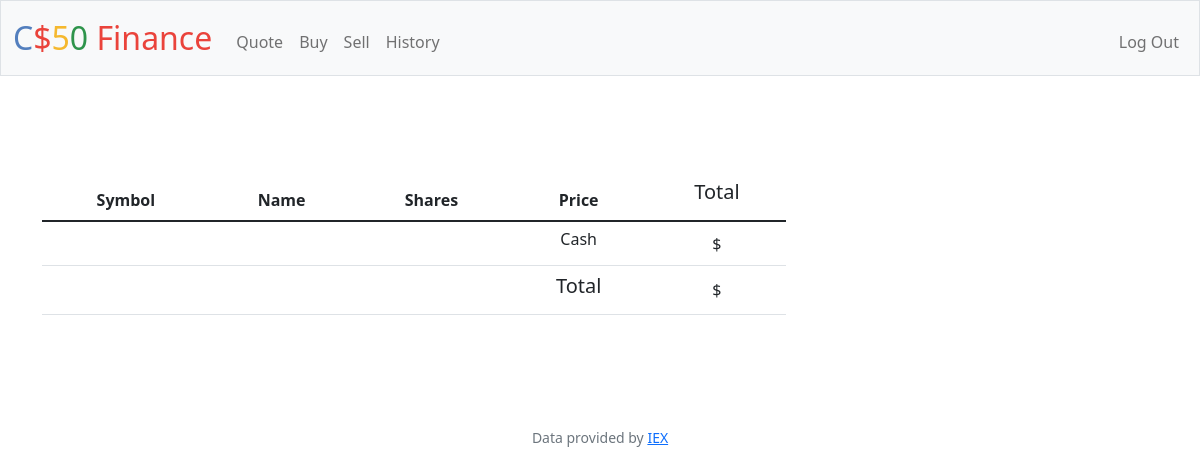
The page / (signed in) on the database as committed earlier.
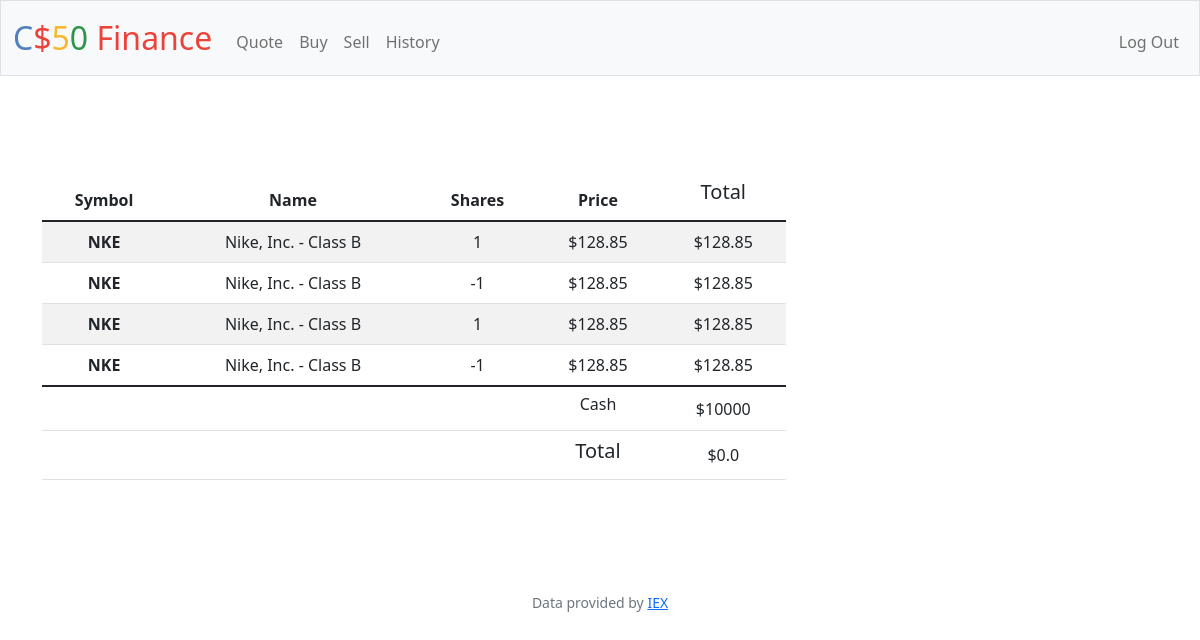
The same page on the database as committed later.
### tables this page shows
CREATE TABLE transactions (
    id INTEGER PRIMARY KEY AUTOINCREMENT NOT NULL,
    user_id integer,
    symbol text,
    symbol_name text,
    shares integer,
    price real,
    total real,
    data TIMESTAMP DEFAULT CURRENT_TIMESTAMP,
    FOREIGN KEY(user_id) REFERENCES users(id));

CREATE TABLE users (id INTEGER PRIMARY KEY AUTOINCREMENT NOT NULL, username TEXT NOT NULL, hash TEXT NOT NULL, cash NUMERIC NOT NULL DEFAULT 10000.00);

### app.py (the view)
@app.route("/")
@login_required
def index():
    trans = get_transactions_by_session_id('')
    total = 0
    for x in trans:
        total += x["price"] * x["shares"]
    user_row = get_user_by_session()
    if len(trans) > 0:
        return render_template("index.html", transactions=trans,
            cash=round(user_row[0]["cash"], 2), total=round(total, 2))
    return render_template("index.html")

### app.py (called while the page is built)
@app.after_request
def after_request(response):
    response.headers["Cache-Control"] = "no-cache, no-store, must-revalidate"
    response.headers["Expires"] = 0
    response.headers["Pragma"] = "no-cache"
    return response

def get_transactions_by_session_id(symbol):
    if not symbol:
        return db.execute("SELECT * FROM transactions t WHERE t.user_id = (?)", session["user_id"])
    else:
        return db.execute("SELECT * FROM transactions t WHERE t.user_id = (?) AND symbol = (?)", session["user_id"], symbol)

def get_user_by_session():
    return db.execute("SELECT * FROM users WHERE id = ?", session["user_id"])

### helpers.py (called while the page is built)
def login_required(f):
    @wraps(f)
    def decorated_function(*args, **kwargs):
        if session.get("user_id") is None:
            return redirect("/login")
        return f(*args, **kwargs)
    return decorated_function

### templates/index.html (shortened to what this page needs)
{% extends "layout.html" %}
{% block main %}
<form action="/" method="get">
    <div class="container py-5 text-center">
        <div class="col-md-8">
            <table class="table table-striped">
                <thead>
                <tr>
                    <th scope="col">Symbol</th>
                    <th scope="col">Name</th>
                    <th scope="col">Shares</th>
                    <th scope="col">Price</th>
                    <th scope="col"><h5>Total</h5></th>
                </tr>
                </thead>
                <tbody>
                {% for item in transactions %}
                <tr>
                    <th>{{ item.symbol }}</th>
                    <td>{{ item.symbol_name }}</td>
                    <td>{{ item.shares }}</td>
                    <td>${{ item.price }}</td>
                    <td>${{ item.total }}</td>
                </tr>
                {% endfor %}
            </tbody>
            <tfoot>
                    <tr>
                        <th></th>
                        <td></td>
                        <td></td>
                        <td><h6>Cash</h6></td>
                        <td>${{cash}}</td>
                    </tr>
                    <tr>
                        <th></th>
                        <td></td>
                        <td></td>
                        <td><h5>Total</h5></td>
                        <td>${{total}}</td>
                    </tr>
                </tfoot>
            </table>
        </div>
    </div>
</form>
{% endblock %}

### templates/layout.html (shortened to what this page needs)
<!DOCTYPE html>
<html lang="en">
    <head>
        <link href="https://cdn.jsdelivr.net/npm/bootstrap@5.1.3/dist/css/bootstrap.min.css" rel="stylesheet">
        <link href="/static/styles.css" rel="stylesheet">
    </head>
    <body>
        <nav class="bg-light border navbar navbar-expand-md navbar-light">
            <div class="container-fluid">
                <a class="navbar-brand" href="/"><span class="blue">C</span><span class="red">$</span><span class="yellow">5</span><span class="green">0</span> <span class="red">Finance</span></a>
                <div class="collapse navbar-collapse" id="navbar">
                    {% if session["user_id"] %}
                        <ul class="navbar-nav me-auto mt-2">
                            <li class="nav-item"><a class="nav-link" href="/quote">Quote</a></li>
                            <li class="nav-item"><a class="nav-link" href="/buy">Buy</a></li>
                            <li class="nav-item"><a class="nav-link" href="/sell">Sell</a></li>
                            <li class="nav-item"><a class="nav-link" href="/history">History</a></li>
                        </ul>
                        <ul class="navbar-nav ms-auto mt-2">
                            <li class="nav-item"><a class="nav-link" href="/logout">Log Out</a></li>
                        </ul>
                    {% else %}
                        <ul class="navbar-nav ms-auto mt-2">
                            <li class="nav-item"><a class="nav-link" href="/register">Register</a></li>
                            <li class="nav-item"><a class="nav-link" href="/login">Log In</a></li>
                        </ul>
                    {% endif %}
                </div>
            </div>
        </nav>
        <main class="container-fluid py-5 text-center">
            {% block main %}{% endblock %}
        </main>
        <footer class="mb-5 small text-center text-muted">
            Data provided by <a href="https://iexcloud.io/">IEX</a>
        </footer>
    </body>
</html>

### static/styles.css (style rules this page uses)
nav .navbar-brand { font-size: xx-large; }
nav .navbar-brand .blue { color: #537fbe; }
nav .navbar-brand .red { color: #ea433b; }
nav .navbar-brand .yellow { color: #f5b82e; }
nav .navbar-brand .green { color: #2e944b; }

Rows that differ between the two databases and show on the page:
added transactions: symbol "NKE", symbol_name "Nike, Inc. - Class B", shares "1", price "128.85", total "128.85"
added transactions: symbol "NKE", symbol_name "Nike, Inc. - Class B", shares "-1", price "128.85", total "128.85"
added transactions: symbol "NKE", symbol_name "Nike, Inc. - Class B", shares "1", price "128.85", total "128.85"
added transactions: symbol "NKE", symbol_name "Nike, Inc. - Class B", shares "-1", price "128.85", total "128.85"
now on this page (row unchanged): users: cash "10000"
Other text that changed with them:
{{ total }}: (not shown) → "0.0"
